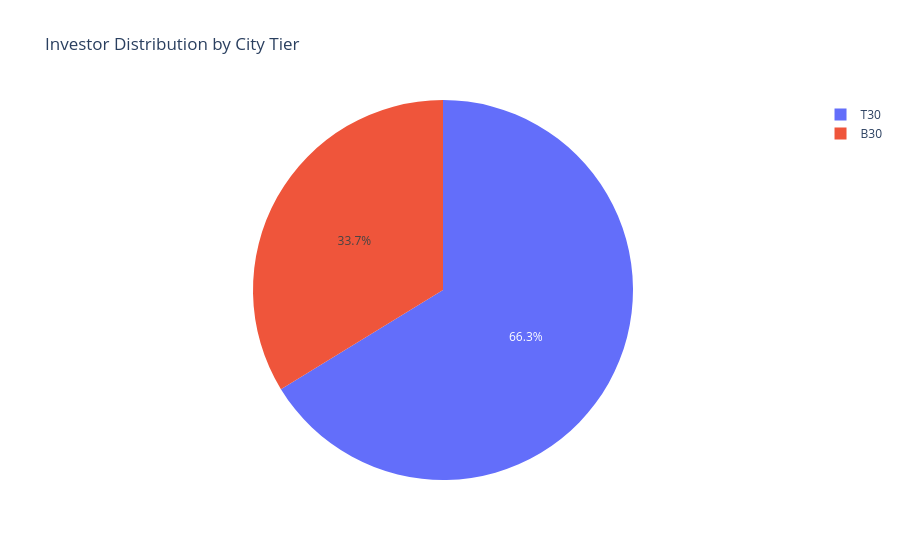

The cell this chart's notebook holds for it:
### Code cell
city_counts = investor_df["city_tier"].value_counts()

fig = px.pie(
    values=city_counts.values,
    names=city_counts.index,
    title="Investor Distribution by City Tier"
)

fig.show()

### Figure 1 — Plotly figure (JSON) as saved in the notebook; plotly's stock layout.template omitted (floating-point values rounded to 4 significant figures)
{"data": [{"domain": {"x": [0, 1], "y": [0, 1]}, "hovertemplate": "label=%{label}<br>value=%{value}<extra></extra>", "labels": ["T30", "B30"], "legendgroup": "", "name": "", "showlegend": true, "type": "pie", "values": [21719, 11059]}], "layout": {"autosize": true, "legend": {"tracegroupgap": 0}, "title": {"text": "Investor Distribution by City Tier"}}}
